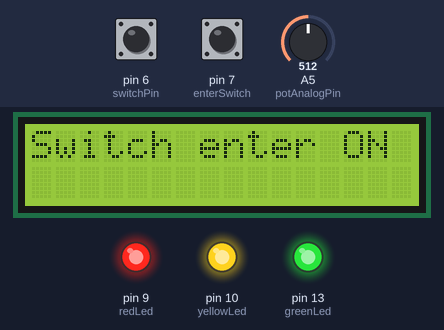
The sketch below on a simulated Arduino Uno, built with avr-gcc and run on an emulated ATmega328P. On the bench: 16×2 character LCD, output pins drawn as LEDs (lit = HIGH). Inputs (shaded band) come from the test bench; at power-on: pin 7 (enterSwitch) LOW, pin 6 (switchPin) LOW, A5 (potAnalogPin) = 512.

Above: at 1.4 s.
1.5 s: pin 7 (enterSwitch) pulled HIGH for 0.35 s
At 2.8 s:
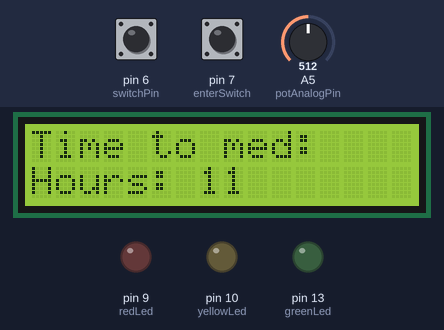
3.4 s: pin 7 (enterSwitch) pulled HIGH for 1 s
At 4.7 s:
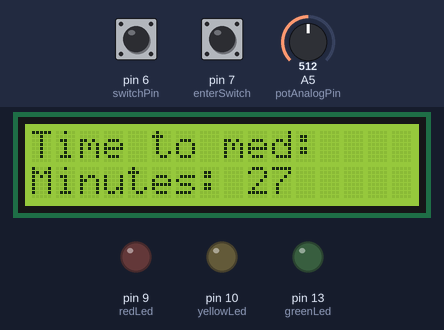
5.9 s: pin 7 (enterSwitch) pulled HIGH for 0.35 s
At 6.2 s:
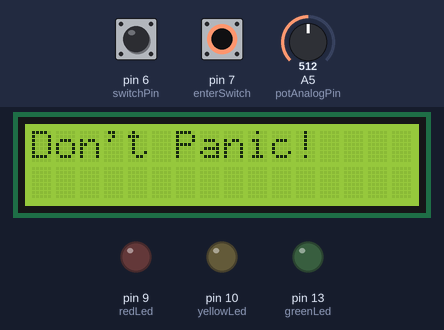
Timing chart, 0 to 8.9 s (numbered marks = the images above; inputs shaded):
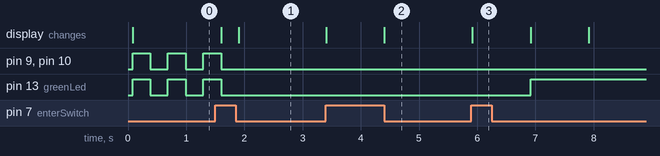

Measured:
- after the input at 1.5 s, pin 9 (redLed), pin 10 (yellowLed), pin 13 (greenLed): goes on until 1.6 s, then stays LOW; the display: first changes after 0.10 s (image 1 shows a later state)
- after the input at 3.4 s, the display: first changes at once (image 2 shows a later state)
- after the input at 5.9 s, pin 13 (greenLed): LOW → HIGH after 1.0 s; the display: changes at once (image 3)

The sketch:

pillbox.ino
```cpp
// (licence header left out)
#include <LiquidCrystal.h>
LiquidCrystal lcd(12, 11, 5, 4, 3, 2);
const int switchPin = 6;
const int piezoPin = 8;

const int greenLed = 13;
const int yellowLed = 10;
const int redLed = 9;

const int enterSwitch = 7;
const int potAnalogPin = A5;

int switchState = 0;
int prevSwitchState = 0;
int reply;

bool ledToggle = false;


int potValue = 0;

int alarmIntervalStartCountHours = 0;
int alarmIntervalStartCountMinutes = 0;

long alarmIntervalRemainingSeconds = 0; // cannot be unsigned, goes negative

const long secondsBetweenAlarms = 12*60*60L; // 12 hours
const long w1Seconds = 120*60L; // warning 1 2 hours before the alarm
const long w2Seconds = 60*60;  // warning 2 1 hour before the alarm
const long alarmSeconds = 60*60; // alarm stays active 1 hour
const long alarm2Seconds = 120*60L; // alarm 2 stays active 2 hours after the alarm

// these values are used for testing:
/*
const long secondsBetweenAlarms = 6*6;
const long w1Seconds = 12;
const long w2Seconds = 6;
const long alarmSeconds = 6;
const long alarm2Seconds = 12;
*/


// when alarm approaches, we give:
// first an "warning 1",
// then "warning 2"
// then alarm itself
// then "high alarm 2"
// until box is opened or running out of time.
// All times are configurable

void(* resetFunc) (void) = 0;//declare reset function at address 0

enum State { Normal, Warning1, Warning2, Alarm, Alarm2 };
State newState = Normal;
State oldState = Normal;

struct StateBehaviour
{
    bool redLedSteady;
    bool redLedBlink;
    bool yellowLedSteady;
    bool yellowLedBlink;
    bool greenLedSteady;
    bool greenLedBlink;
    bool buzzTone;
    int  startInRelationToAlarm;
};

const StateBehaviour normal = {false, false, false, false, true, false, false, -1};
// not defining length in Minutes for normal state

const StateBehaviour warning1 = {false, false, true, false, true, false, false, w1Seconds };  // yellow led steady
const StateBehaviour warning2 = {false, false, false, true, true, false, false, w2Seconds };  // yellow led blinking
const StateBehaviour alarm =    {true, false, false, false, true, false, false, alarmSeconds}; // red led steady
const StateBehaviour alarm2 =   {false, true, false, false, true, false, true, alarm2Seconds}; // red led blinking , also buzztone


void refreshStateBehaviour( const StateBehaviour& behave)
{
    lcd.clear();
    lcd.setCursor(0,0);
    switch (newState)
    {
        case Normal:
          lcd.print("Don't Panic!");
        break;
        case Warning1:
          lcd.print("First Warning!");
          break;

        case Warning2:
          lcd.print("Second Warning!");
          break;

        case Alarm:
          lcd.print("Alarm! Take med!");
          break;

        case Alarm2:
          lcd.print("Alarm!!Take med!");
          break;
    }
    lcd.setCursor(0,1);
    if (alarmIntervalRemainingSeconds >= 0)
    {
       lcd.print(" ");
    }
    else
    {
       lcd.print("-");
    }
    lcd.print(abs(alarmIntervalRemainingSeconds/(60*60) / 10 ));
    lcd.print(abs(alarmIntervalRemainingSeconds/(60*60) % 10));
    lcd.print(":");
    lcd.print(abs(alarmIntervalRemainingSeconds/(10*60) % 6));
    lcd.print(abs(alarmIntervalRemainingSeconds/(60) % 10));
    lcd.print(":");
    lcd.print(abs((alarmIntervalRemainingSeconds/10) % 6));
    lcd.print(abs(alarmIntervalRemainingSeconds % 10));


//////////////////////////////////////////////////
    if (behave.redLedBlink)
    {
      if (ledToggle)
      {
        digitalWrite(redLed, LOW);
      }
      else
      {
        digitalWrite(redLed, HIGH);
      }
    } else if (behave.redLedSteady)
    {
      digitalWrite(redLed, HIGH);
    }
    else
    {
      digitalWrite(redLed, LOW);
    };
//////////////////////////////////////////////////
    if (behave.yellowLedBlink)
    {
      if (ledToggle)
      {
        digitalWrite(yellowLed, LOW);
      }
      else
      {
        digitalWrite(yellowLed, HIGH);
      }
    } else if (behave.yellowLedSteady)
    {
      digitalWrite(yellowLed, HIGH);
    }
    else
    {
      digitalWrite(yellowLed, LOW);
    };
///////////////////////////////////////////////////
    if (behave.greenLedBlink)
    {
      if (ledToggle)
      {
        digitalWrite(greenLed, LOW);
      }
      else
      {
        digitalWrite(greenLed, HIGH);
      }
    } else if (behave.greenLedSteady)
    {
      digitalWrite(greenLed, HIGH);
    }
    else
    {
      digitalWrite(greenLed, LOW);
    };
///////////////////////////////////////////////////

    if (ledToggle)
    {
      ledToggle = false;
    }
    else
    {
      ledToggle = true;
    }

    if (behave.buzzTone)
    {
      tone (piezoPin, 400, 200);
    }
};

void setAlarmStartCount()
{
  while (digitalRead(enterSwitch) == HIGH)
  {
      lcd.clear();
      lcd.setCursor(0,0);
      lcd.print("Switch enter OFF");
      if (ledToggle)
      {
        ledToggle = false;
        digitalWrite(redLed, LOW);
        digitalWrite(yellowLed, LOW);
        digitalWrite(greenLed, LOW);
      }
      else
      {
        ledToggle = true;
        digitalWrite(redLed, HIGH);
        digitalWrite(yellowLed, HIGH);
        digitalWrite(greenLed, HIGH);
      }
      delay(300);
   }

   digitalWrite(redLed, LOW);
   digitalWrite(yellowLed, LOW);
   digitalWrite(greenLed, LOW);

   // let's read the time to the next alarm

  lcd.clear();
  lcd.setCursor(0,0);
  lcd.print("Time to med:");

  while (digitalRead(enterSwitch) == LOW)
  {
    lcd.setCursor(0,1);
    lcd.print("Hours: ");
    lcd.print(alarmIntervalStartCountHours= map(analogRead(potAnalogPin), 0, 1024, 23, -1));
    // The map-function is provided by the Arduino-library. It maps the values from one range to another range.
    //
    // Here we map the read analog value 0-1023 to hour values 23-0.
    // they are written this way due to the way I happened to wire my pot - if you want to
    // change the way the numbers increase/decrease, instead of "23, -1" write "0, 24" above)
    lcd.print(" ");
    delay(10);
  };

  while (digitalRead(enterSwitch) == HIGH)
  {
      lcd.setCursor(0,1);
      lcd.print("Switch enter OFF");
  };
  lcd.setCursor(0,1);
  lcd.print("                ");

  while (digitalRead(enterSwitch) == LOW)
  {
    lcd.setCursor(0,1);
    lcd.print("Minutes: ");
    alarmIntervalStartCountMinutes = map(analogRead(potAnalogPin), 0, 1024, 59, -5);
    if (alarmIntervalStartCountMinutes <0) alarmIntervalStartCountMinutes = 0;
    // here we not only map the values 0- 1023 to 59 - 0, but also use the map-fuction so that
    // the highest read voltage values are ignored. This is because they seem to be the most
    // non-reliable when used in extreme conditions, such as with low-quality power supplies,
    // high room temperatures (above 30 degrees celcius) etc.

    lcd.print( alarmIntervalStartCountMinutes );
    lcd.print(" ");
    delay(10);
  };

  alarmIntervalRemainingSeconds = ((unsigned long)alarmIntervalStartCountMinutes)*60 +
    ((unsigned long)alarmIntervalStartCountHours)*60*60;
}


void setup() {
  // put your setup code here, to run once:
  lcd.begin(16, 2);
  lcd.print("Don't Panic!");
  delay(10);

  pinMode(enterSwitch, INPUT);
  pinMode(switchPin, INPUT);

  pinMode(greenLed, OUTPUT);
  pinMode(yellowLed, OUTPUT);
  pinMode(redLed, OUTPUT);

  while (digitalRead(enterSwitch) == LOW)
  {
      lcd.clear();
      lcd.setCursor(0,0);
      lcd.print("Switch enter ON");
      if (ledToggle)
      {
        ledToggle = false;
        digitalWrite(redLed, LOW);
        digitalWrite(yellowLed, LOW);
        digitalWrite(greenLed, LOW);
      }
      else
      {
        ledToggle = true;
        digitalWrite(redLed, HIGH);
        digitalWrite(yellowLed, HIGH);
        digitalWrite(greenLed, HIGH);
      }
      delay(300);
   }

  setAlarmStartCount();

  // read the tilt-sensor states

  switchState = digitalRead(switchPin);
  prevSwitchState = switchState;
}

void loop() {
  // put your main code here, to run repeatedly:

   lcd.clear();
   lcd.setCursor(0,0);
   lcd.print("Don't Panic!");

   unsigned long previousTime = millis();

   while(1)
   {
      while ((millis() - previousTime) < 1000L) {};
      // wait approx 1000 ms. More accurate than delay, taking into account the delay from the activities below.
      previousTime = millis();

     alarmIntervalRemainingSeconds--;

      switchState = digitalRead(switchPin);
      if (switchState != prevSwitchState)
      {
         // changed - bpx opened
         prevSwitchState = switchState;

         oldState = newState;

         switch (oldState)
         {
            case Normal:
                // if we are in Normal state, and the box is opened, we just ignore it
                break;

            // if we are in any other state, and the box is opened, we go to normal state

            case Warning1:
            case Warning2:
            case Alarm:
            case Alarm2:
                // Note: for Alarm & Alarm2,  alarmIntervalRemainingSeconds is now negative

                alarmIntervalRemainingSeconds = secondsBetweenAlarms + alarmIntervalRemainingSeconds;
                newState = Normal;
                break;
         }
         refreshStateBehaviour( normal);
      }
      else
      {
          // box was not opened
          // now scheck if state needs to be changed because of time expiring

          oldState = newState;
          if (alarmIntervalRemainingSeconds <= (  - alarm2.startInRelationToAlarm))
          {
            // situation is hopeless, no amount of alarms has helped
            // therefore just reset Arduino
            resetFunc();
          }
          else if (alarmIntervalRemainingSeconds < -alarm.startInRelationToAlarm)
          {
             newState = Alarm2;
             refreshStateBehaviour(alarm2);
          }
          else if (alarmIntervalRemainingSeconds < 0)
          {
             newState = Alarm;
             refreshStateBehaviour( alarm);
          }
          else if (alarmIntervalRemainingSeconds < warning2.startInRelationToAlarm)
          {
             newState = Warning2;
             refreshStateBehaviour( warning2);
          }
          else if (alarmIntervalRemainingSeconds < ( warning1.startInRelationToAlarm))
          {
             newState = Warning1;
             refreshStateBehaviour( warning1);
          }
          else
          {
             newState = Normal;
             refreshStateBehaviour( normal);
          }
      }
   }
};
```
